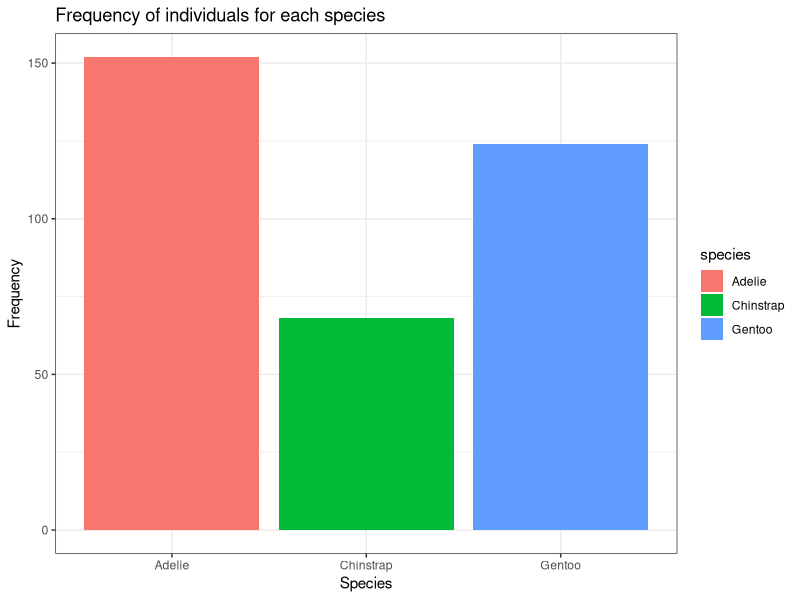
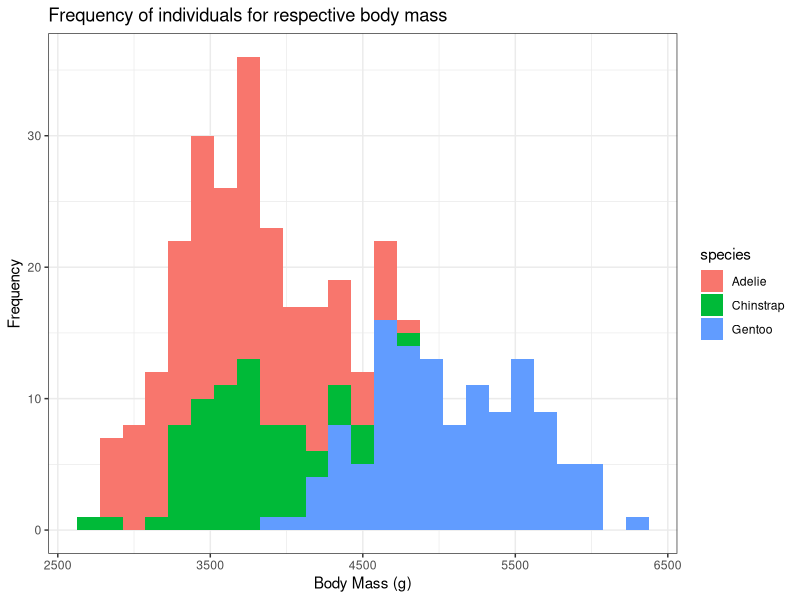
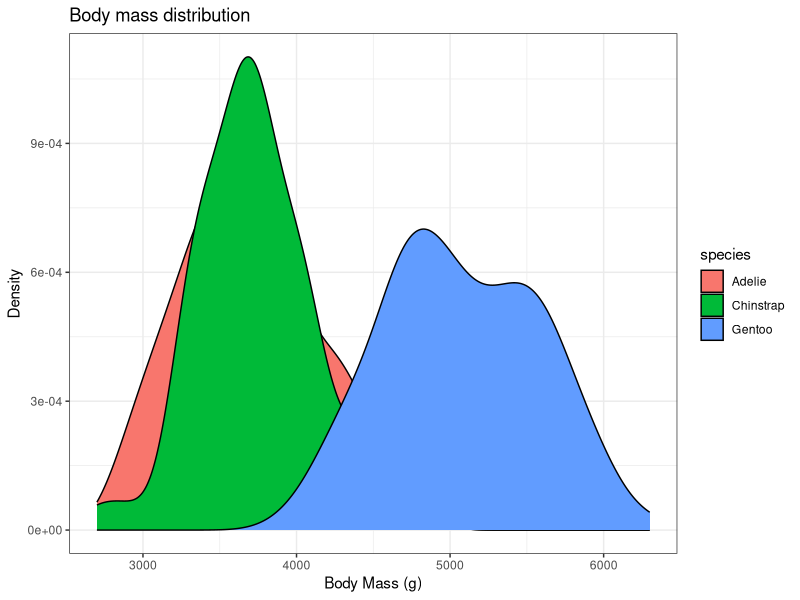
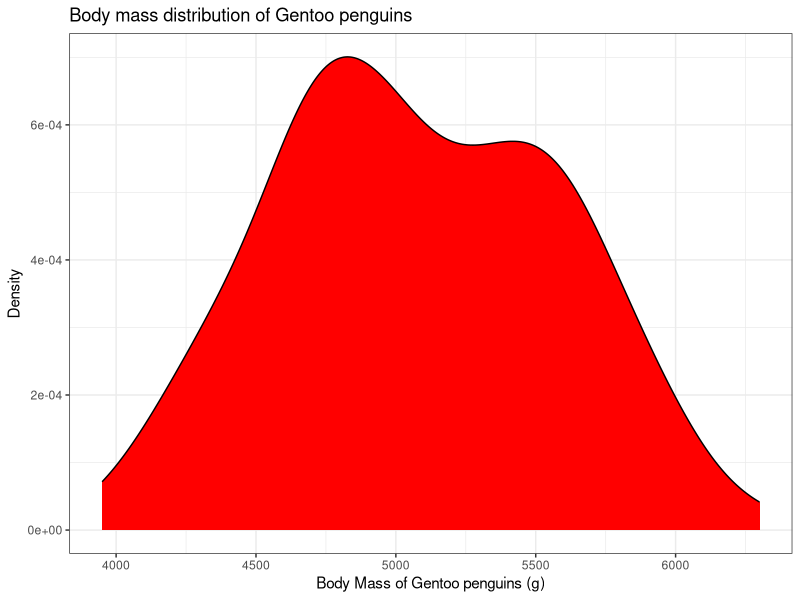
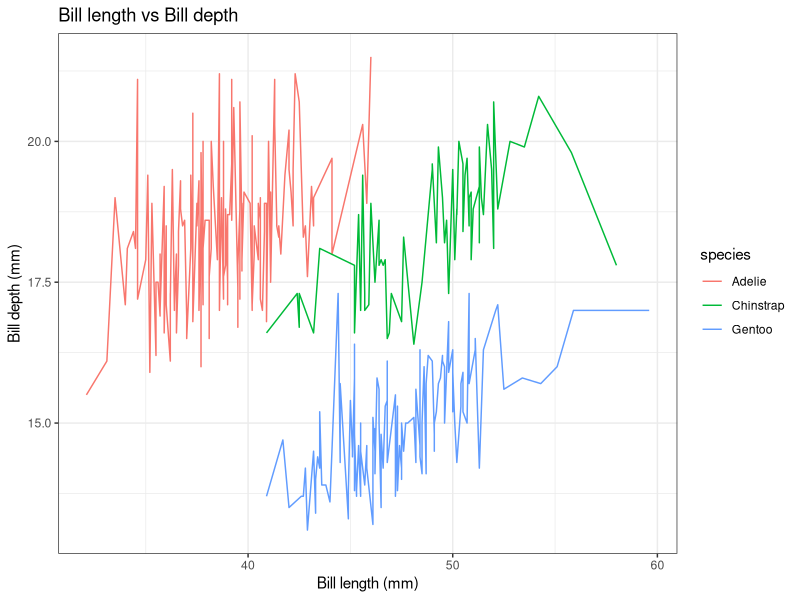
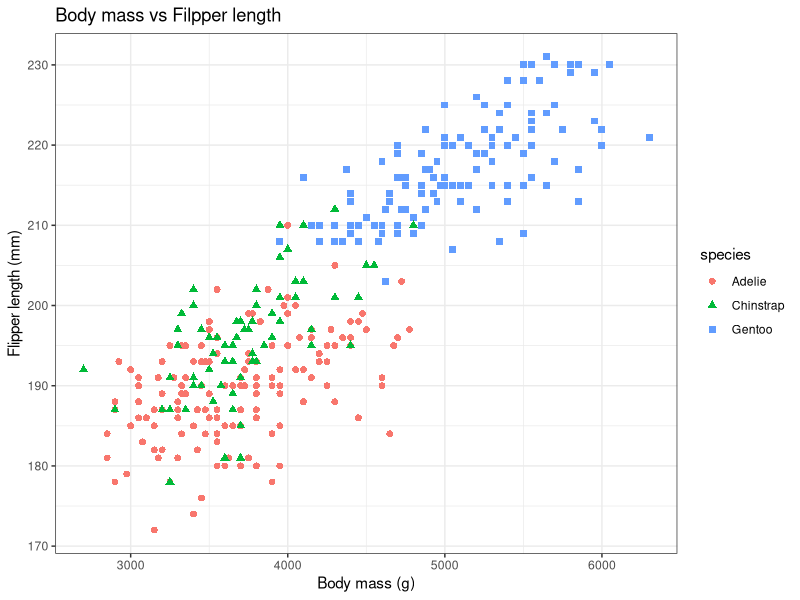
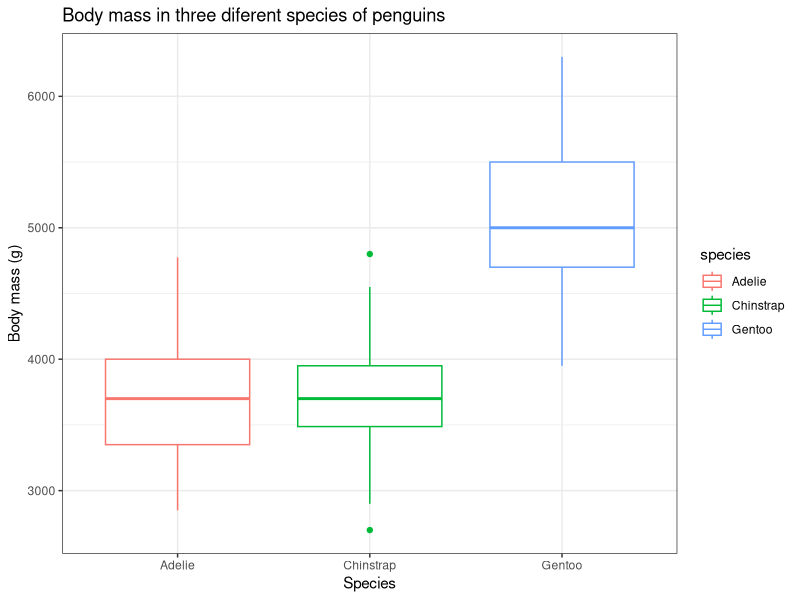

These figures' R source, in order:
## ---- chunk 1
knitr::opts_chunk$set(echo = TRUE)
## ---- chunk 2
library(palmerpenguins)
head(penguins)
## ---- chunk 3
library(ggplot2)
library(palmerpenguins)

ggplot(data = penguins, aes(x = species, fill = species)) + 
  xlab("Species") + ylab("Frequency") + 
  ggtitle("Frequency of individuals for each species") + 
  geom_bar() + theme_bw()
## ---- chunk 4
library(ggplot2)
library(palmerpenguins)

ggplot(data = penguins, aes(x = body_mass_g, fill = species)) + 
  xlab("Body Mass (g)") + ylab("Frequency") + 
  ggtitle("Frequency of individuals for respective body mass") + 
  geom_histogram(bins = 25) + theme_bw()
## ---- chunk 5
library(ggplot2)
library(palmerpenguins)

ggplot(data = penguins, aes(x = body_mass_g, fill = species)) + 
  xlab("Body Mass (g)") + ylab("Density") + ggtitle("Body mass distribution") + 
  geom_density() + theme_bw()
## ---- chunk 6
library(ggplot2)
library(palmerpenguins)
library(dplyr)

penguins_gentoo <- penguins %>% filter(species == "Gentoo")

ggplot(data = penguins_gentoo, aes(x = body_mass_g)) + 
  xlab("Body Mass of Gentoo penguins (g)") + ylab("Density") + 
  ggtitle("Body mass distribution of Gentoo penguins") + 
  geom_density(fill = "red") + theme_bw()
## ---- chunk 7
library(ggplot2)
library(palmerpenguins)

ggplot(data = penguins, aes(x = bill_length_mm, 
                            y = bill_depth_mm, colour = species)) + 
  xlab("Bill length (mm)") + ylab("Bill depth (mm)") + 
  ggtitle("Bill length vs Bill depth") + geom_line() + theme_bw()
## ---- chunk 8
library(ggplot2)
library(palmerpenguins)

ggplot(data = penguins, aes(x = body_mass_g, y = flipper_length_mm, 
                            shape = species, colour = species)) + 
  xlab("Body mass (g)") + ylab("Flipper length (mm)") + 
  ggtitle("Body mass vs Filpper length") + geom_point(size = 2) + theme_bw()
## ---- chunk 9
library(ggplot2)
library(palmerpenguins)

ggplot(data = penguins, aes(x = species, y = body_mass_g, colour = species)) + 
  xlab("Species") + ylab("Body mass (g)") + 
  ggtitle("Body mass in three diferent species of penguins") + geom_boxplot() + 
  theme_bw()
